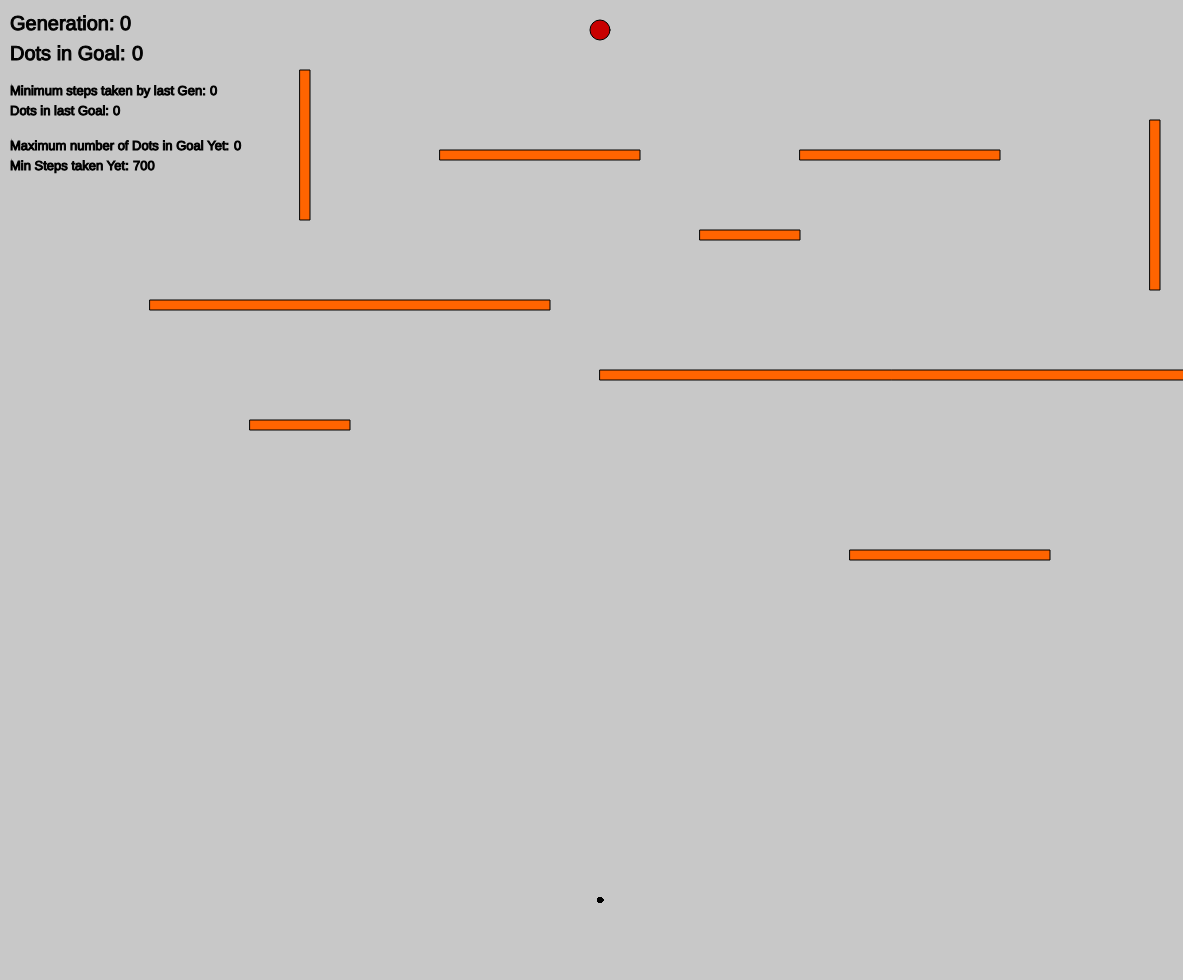
Frame 1 (no input)
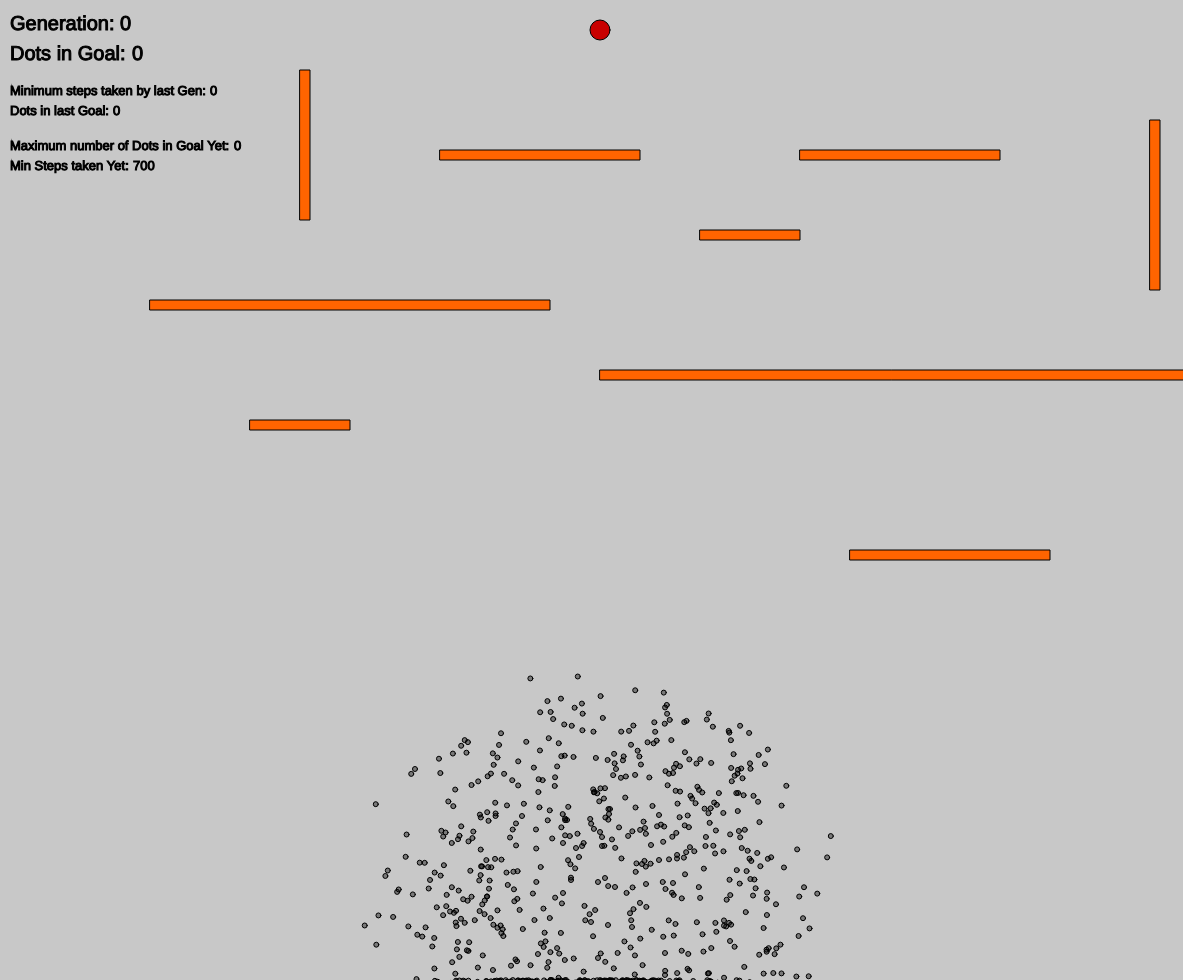
Frame 60 (no input)
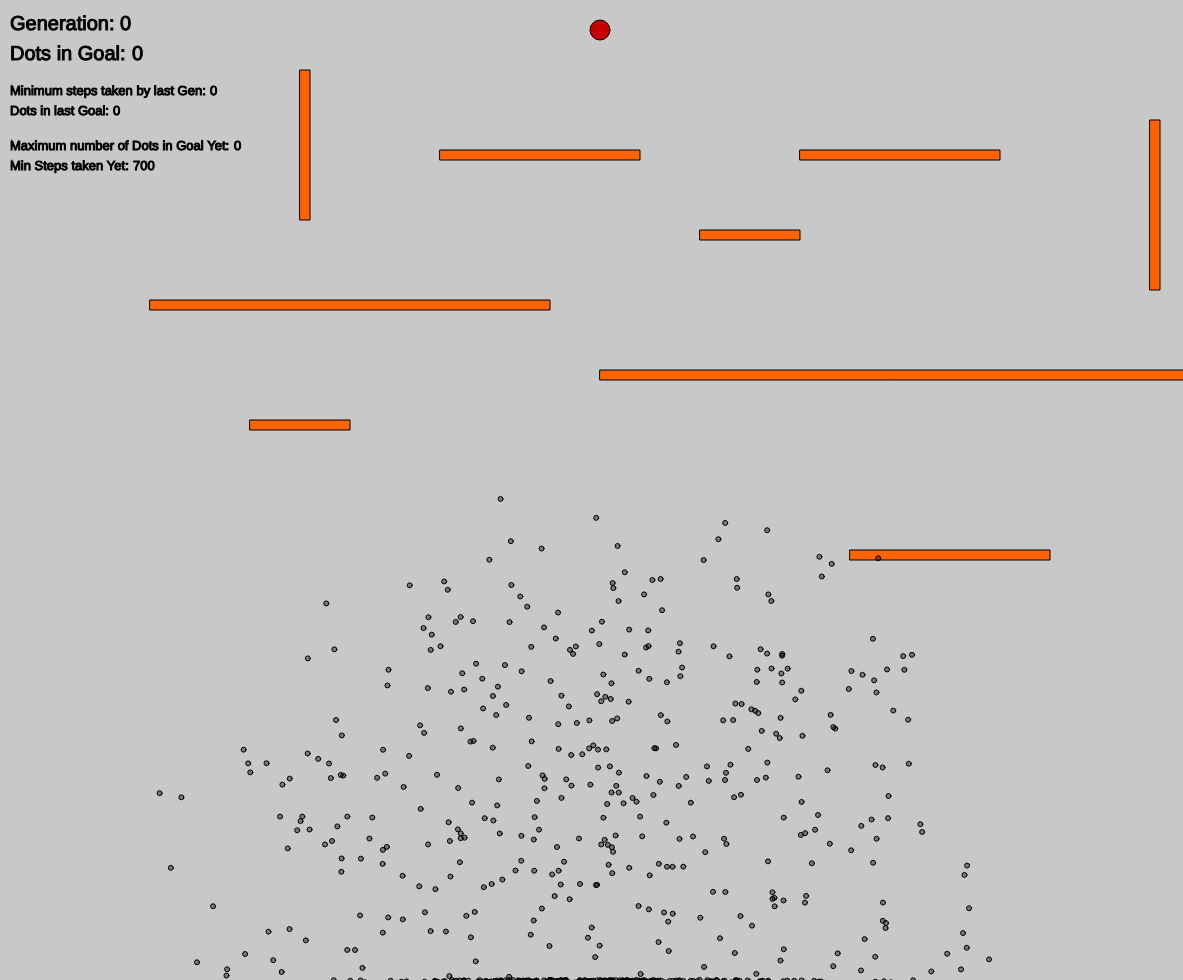
Frame 120 (the mouse pressed at the canvas centre since frame 60)

The p5.js sketch that drew these frames (run headless with seeded random() and noise() and a simulated clock; from frame 60 on, the mouse is pressed at the canvas centre):

// p5.js sketch
// ── sketch.js
// Global variables
let totalDots = 700;          // Number of Dots in a Population
let dotsInGoal = 0;           // Number of Dots that hit the Goal
let dotsInPreviousGoal = 0;   // Number of Dots that hit Goal in previous gen
let minStepsInLastRound = 0;  // Minimum steps taken to hit Goal in previous gen
let maxInGoalYet = 0;         // Maximum number of Dots that have hit the Goal
let minStepsYet = 700;        // Minimum steps taken to hit the Goal yet
let gen = 0;                  // To keep record of the generation currently playing
let obstacles = [];           // Array to store all the obstacles in the game

// This function is called when the program starts, to set the initial environment
function setup(){
    // Create canvas
    createCanvas(windowWidth-17, windowHeight-20);
    
    // Create obstacles
    obstacle1 = new Obstacle(150, 300, 400, 10);
    obstacle2 = new Obstacle(440, 150, 200, 10);
    obstacle3 = new Obstacle(250, 420, 100, 10);
    obstacle4 = new Obstacle(800, 150, 200, 10);
    obstacle5 = new Obstacle(700, 230, 100, 10);
    obstacle6 = new Obstacle(600, 370, 650, 10);
    obstacle7 = new Obstacle(300, 70, 10, 150);
    obstacle8 = new Obstacle(850, 550, 200, 10);
    obstacle9 = new Obstacle(1150, 120, 10, 170);
    
    // Push all the above created obstacles in the array
    obstacles.push(obstacle1);
    obstacles.push(obstacle2);
    obstacles.push(obstacle3);
    obstacles.push(obstacle4);
    obstacles.push(obstacle5);
    obstacles.push(obstacle6);
    obstacles.push(obstacle7);
    obstacles.push(obstacle8);
    obstacles.push(obstacle9);
    
    // Create goal
    goal = new Goal();

    // Create Population
    test = new Population(totalDots);
}

// This function will be automatically called for every frame
function draw(){
    // Background color of canvas
    background(200, 200, 200);

    // Show the goal
    goal.show();
    
    // Show all the obstacles
    for(var i = 0;i<obstacles.length;i++){
        obstacles[i].show();
    }

    // Check is any Dot hit any goal or not
    for(var i = 0;i<test.dots.length;i++){
        for(var j = 0;j<obstacles.length;j++){
            // If a Dot hit a obstacle, kill it
            if(obstacles[j].dotHitObstacle(test.dots[i])){
                test.dots[i].dead = true;
            }
        }
    }

    // If all the Dots in a generation are dead
    if(test.allDotsDead()){
        // Calculate fitness of all the dead Dots
        test.calculateFitness();

        // Select the Dots from this generation to go to the next generation
        test.naturalSelection();

        // Mutate all the Dots that will go to the next Generation
        // Because, we don't want the babies to be exactly like their
        // parents, it will highly slow the process of evolution.
        test.mutateBabies();
    }
    // If all the Dots are not dead in the current generation
    else{
        // Show all the Dots
        test.show();
        
        // Update all the Dots
        test.update(); 

        // Calculate how many Dots are in the goal in current frame
        goal.calculateDotsInGoal(test.dots);   
    }

    // Printing various info
    textSize(20);  // Size of the below texts
    stroke(0);     // Outline color of the below texts
    fill(0);       // Inline color of the below texts
    text('Generation: ', 10, 30);   
    text('Dots in Goal: ', 10, 60);
    text('Total Dots: ', 1340, 30);
    text(str(gen), 120, 30);
    text(str(dotsInGoal), 132, 60);
    text(str(totalDots), 1440, 30);

    textSize(13);  // Size of the below texts
    text('Minimum steps taken by last Gen: ', 10, 95);
    text('Dots in last Goal: ', 10, 115);
    text(str(minStepsInLastRound), 210, 95);
    text(str(dotsInPreviousGoal), 113, 115);

    // To get maximum number of Dots in Goal yet
    if(dotsInGoal > maxInGoalYet){
        maxInGoalYet = dotsInGoal;
    }

    text('Maximum number of Dots in Goal Yet: ', 10, 150);
    text('Min Steps taken Yet: ', 10, 170);
    text(str(maxInGoalYet), 234, 150);
    text(str(minStepsYet), 133, 170);
}



// ── brain.js
// This class defines Brain of a Dot
class Brain {
    // constructor
    // The Brain will contain a number of random directions for the Dot to follow
    constructor(size) {
        this.directions = []
        this.step = 0;
        
        // Function to initialize directions[]
        this.randomDirections(size);
    }

    // This function initializes the directions[] array of teh Brain
    randomDirections(size) {
        for (var i = 0; i < size; i++) {
            // Calling getRandomDirection() function to get a direction
            this.directions[i] = this.getRandomDirection();
        }
    }

    // This function returns random directions
    // Explanation is provided in ReadMe.md
    getRandomDirection() {
        var randomNumber = floor(random(9));
        switch (randomNumber) {
            case 0:
                return createVector(0, 1);
            case 1:
                return createVector(1, 1);
            case 2:
                return createVector(1, 0);
            case 3:
                return createVector(1, -1);
            case 4:
                return createVector(0, -1);
            case 5:
                return createVector(-1, -1);
            case 6:
                return createVector(-1, 0);
            case 7:
                return createVector(-1, 1);
            case 8:
                return createVector(0, 0);
        }

        return createVector();
    }

    // Function to return clone of the Brain
    clone(){
        // Make a Brain clone with same number of directions
        var clone = new Brain(this.directions.length);
        
        // Copy all the directions
        for(var i = 0;i<this.directions.length;i++){
            clone.directions[i] = this.directions[i];
        }
        
        // Return the clone
        return clone;
    }

    // Function to mutate Brain of the baby
    mutate(){
        // Mutation rate is what percentage of directions will be mutated
        // Here it is 1%
        var mutationrate = 0.01;

        // Loop iterate for all the directions in directions[]
        for(var i = 0;i<this.directions.length;i++){
            // Variable to store a random number between 0 and 1
            var rand = Math.random(1);
            // If random number is less than mutationrate, then replace a direction
            // in the Brain with a new direction
            if(rand<mutationrate){
                this.directions[i] = this.getRandomDirection();
            }
        }
    }
}
// ── dot.js
// This class defines a Dot
class Dot{
    // Constructor for the Dot, which gives it initial properties
    constructor(){
        // Position, velocity and acceleration of the Dot are all 2D vectors
        this.pos = createVector(windowWidth/2, windowHeight-100);
        this.vel = createVector(0, 0);
        this.acc = createVector(0, 0);
        this.dead = false;             // boolean variable for checking if Dot is dead or not
        this.isBest = false;           // boolean variable to check if Dot is best in its Population or not
        this.reachedGoal = false;      // boolean variable to check if Dot is in Goal or not
        this.fitness = 0;              // Fitness of Dot
        this.brain = new Brain(500);   // Create Brain of Dot with 500 random directions
    }
    
    // Function to style the Dot
    show(){
        // If Dot is best in its population, make it green and bigger
        if(this.isBest){
            stroke(0);
            fill(0, 255, 0);
            ellipse(this.pos.x, this.pos.y, 10, 10);            
        }
        // Else, make it black and translucent
        // The last argument in fill() is for transparency
        else{
            stroke(0);
            fill(0, 100);
            ellipse(this.pos.x, this.pos.y, 5, 5);    
        }
    }

    // Function to move the Dot
    move(){
        // Change acceleration of Dot only if it has taken steps less than the number of 
        // directions in its Brain
        if(this.brain.directions.length > this.brain.step){
            this.acc = this.brain.directions[this.brain.step];
            this.brain.step++;    
        }
        // If Dot has already taken all the directions in its Brain, then kill it.
        else{
            this.dead = true;
        }
        // Change velocity by adding acceleration
        this.vel.add(this.acc);
        // Limiting the velocity of the Dot, so it doesn't go too fast
        this.vel.limit(5);
        // Change position of Dot by adding velocity
        this.pos.add(this.vel);
    }

    // This function will update Dot in each frame
    update(){
        // Move Dot only if it is not dead or hasn't hit the Goal yet
        if(!this.dead && !this.reachedGoal){
            this.move();

            // If Dot hits the boundaries, kill it
            if(this.pos.x<5 || this.pos.y<5 || this.pos.x>windowWidth-17 ||this.pos.y>windowHeight-20){
                this.dead = true;
            }
            // If Dot hit the Goal, stop it
            else if(p5.Vector.dist(this.pos, goal.pos)<11){
                this.reachedGoal = true;
            }
        }
    }

    // This function will calculate the fitness of Dot
    calculateDotFitness(){
        // Make fitness of Dot really HIGH, if it hits the Goal
        if(this.reachedGoal){
            this.fitness = 1.0/16 + 100/(this.brain.step * this.brain.step);
        }
        // The Dot which is closer to the Goal will have more fitness than the one
        // which is farther
        else{
            var distanceToGoal = p5.Vector.dist(this.pos, goal.pos);
            this.fitness = 1.0/(distanceToGoal*distanceToGoal);    
        }
    }

    // Function to get babies of the Dot
    gimmeBaby(){
        // Create a baby Dot
        var baby = new Dot();

        // Copy the brain of parent to baby's
        baby.brain = this.brain.clone(this.brain.directions.length);
        
        // return the baby Dot
        return baby;
    }
}
// ── goal.js
// This class defines the Goal
class Goal{
    // constructor which initializes the position of Goal by a 2D vector
    constructor(){
        this.pos = createVector(windowWidth/2, 30);
    }

    // Function to style and show the Goal
    show(){
        // Make the Goal red
        fill(200, 0, 0);
        ellipse(this.pos.x, this.pos.y, 20, 20);
    }

    // Function to calculate how many Dots have hit the Goal
    // It takes an array of type Dot as arguments\
    calculateDotsInGoal(dots){
        // Variable to store the count
        dotsInGoal = 0;
        for(var i = 0;i<dots.length;i++){
            // If a Dot has hit the Goal, increment the variable
            if(dots[i].reachedGoal){
                dotsInGoal++;
            }
        }
    }
}
// ── obstacles.js
// This class defines a Obstacle
class Obstacle{
    // constructor which initializes the position, height and width
    // of the obstacle
    // The obstacle is a rectangle
    constructor(x, y, w, h){
        this.x = x;       // Top Left corner's x-coordinate
        this.y = y;       // Top Left corner's y-coordinate
        this.w = w;       // Width
        this.h = h;       // Height
        this.x2 = x + w   // Bottom right corner's x-coordinate
        this.y2 = y + h;  // Bottom right corner's y-coordinate
    }

    // Function to style and show the obstacle
    show(){
        stroke(0);          // Outline color is black
        fill(255, 100, 0);  // Inline color is orange
        rect(this.x, this.y, this.w, this.h);   // To draw a rectangle
    }

    // Function to check if any Dot hit the obstacle or not
    dotHitObstacle(dot){
        // If Dot's position coordinates lie inside the rectangle obstacle,
        // that means Dot hit obstacle
        if(dot.pos.x < this.x2 && dot.pos.y < this.y2 && dot.pos.x > this.x && dot.pos.y > this.y){
            return true;
        }

        // If it reaches here, that means no Dot has hit the obstacle
        return false;
    }
}
// ── population.js
// This class defines a population
class Population{
    // constructor takes argument of number of Dots in the Population
    constructor(size){
        this.dots = [];         // Array to store all Dots in the Population
        this.fitnessSum = 0;    // Variable to store sum of fitness of all Dots in the Population
        this.bestDotIndex;      // Index of best Dot in the Population
        this.minStepTakenToReachGoal = 500;   // Minimum steps taken by the Dot in Population to hit the Goal
        
        // Create Dots for the population
        for(var i = 0;i < size;i++){
            this.dots[i] = new Dot();
        }
    }

    // Function to show all the Dots in the Population by calling show() function
    // of class Dot
    show(){
        for(var i = 0;i<this.dots.length;i++){
            this.dots[i].show();
        }
    }

    // Function to update all the Dots in population by calling update()
    // function of class Dot
    update(){
        // Loop iterates for all the Dots in Population
        for(var i = 0;i<this.dots.length;i++){
            // If a Dot takes more than fixed steps, kill it
            if(this.dots[i].brain.step>this.minStepTakenToReachGoal){
                this.dots[i].dead = true;
            }
            // Else, update the Dot
            else{
                this.dots[i].update();
            }
        }
    }

    // Function to calculate fitness of all the Dots in the Population
    calculateFitness(){
        for(var i = 0;i<this.dots.length;i++){
            this.dots[i].calculateDotFitness();
        }
    }

    // Function to check if all the Dots in the Population are dead or not
    allDotsDead(){
        // Loop iterates for all Dots in Population
        for(var i = 0;i<this.dots.length;i++){
            // If Dot is not dead or has not hit the Goal
            if(!this.dots[i].dead && !this.dots[i].reachedGoal){
                return false;
            }
        }
        // If reaches here, that means, everyone is either DEAD or has HIT the Goal
        return true;
    }

    // Function for selecting Dots for next Generation
    naturalSelection(){
        gen++;  // Increment variable gen. It keeps record of which generation is currently playing
        dotsInPreviousGoal = dotsInGoal;  
        minStepsInLastRound = this.minStepTakenToReachGoal;

        if(minStepsInLastRound < minStepsYet){
            minStepsYet = minStepsInLastRound;
        }

        // Create array to store new Dots
        var newDots = [];

        // Find index of Best Dot in current gen
        this.findBestDotIndex();

        // Find sum of fitness of all Dots in current gen
        this.sumOfFitness();

        // We would keep the baby of the best Dot from this generation in the next generation
        // without mutating it.
        newDots[0] = this.dots[this.bestDotIndex].gimmeBaby();
        newDots[0].isBest = true;  // Set that this Dot is the best

        // Loop iterates for all Dots 
        for(var i = 1;i<this.dots.length;i++){
            // Select a parent
            var parent = this.selectParent();

            // If parent selected successfully
            // This 'if' condition is not really necessary, for getting babies
            if(parent!=undefined){
                // Store baby of this parent in newDots array
                newDots[i] = parent.gimmeBaby();
            }
        }

        // Clone newDots to dots array
        this.dots = [];
        for(var i = 0;i<newDots.length;i++){
            this.dots[i] = newDots[i];
        }

        // At the end of this Function, dots array will contain Dots of the next generation,
        // which will be left in the game to die.
    }

    // Function to calculate the sum of fitness of all the Dots in Population
    sumOfFitness(){
        for(var i = 0;i<this.dots.length;i++){
            this.fitnessSum += this.dots[i].fitness;
        }
    }

    // Function to select a parent from the Population
    selectParent(){
        // Get a random number from 0 to fitnessSum of the Population
        var rand = Math.random() * (this.fitnessSum-0) + 0;
        var sum = 0;

        // Return a Dot which makes the sum greater than rand
        // The exact explanation for this function can be found in ReadMe.md
        for(var i = 0;i<this.dots.length;i++){
            sum += this.dots[i].fitness;
            if(sum > rand){
                return this.dots[i];
            }
        }

        // Function will never reach here
        return this.dots[0];  // Optional
    }

    // Mutate the babies/Dot
    mutateBabies(){
        // If baby Dot has a Brain, then mutate it
        for(var i = 1;i<this.dots.length;i++){
            if(this.dots[i].brain!=undefined){
                this.dots[i].brain.mutate();  // This function is in brain.js
            }
        }
    }

    // Function to find index of Best Dot in Population
    findBestDotIndex(){
        var maxFitness = 0;
        var maxIndex = 0;

        // Find index of Dot with maximum fitness
        for(var i = 0;i<this.dots.length;i++){
            if(this.dots[i].fitness>maxFitness){
                maxFitness = this.dots[i].fitness;
                maxIndex = i;
            }
        }
        this.bestDotIndex = maxIndex;

        // If best Dot has hit the Goal, update minStepTakenToReachGoal
        if(this.dots[this.bestDotIndex].reachedGoal){
            this.minStepTakenToReachGoal = this.dots[this.bestDotIndex].brain.step;
        }
    }
}
